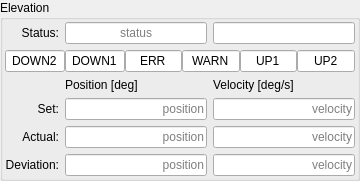
       <widget class="QGroupBox" name="groupBox_elevation">
        <property name="maximumSize">
         <size>
          <width>360</width>
          <height>16777215</height>
         </size>
        </property>
        <property name="title">
         <string>Elevation</string>
        </property>
        <layout class="QGridLayout" name="gridLayout_3">
         <property name="leftMargin">
          <number>2</number>
         </property>
         <property name="topMargin">
          <number>2</number>
         </property>
         <property name="rightMargin">
          <number>2</number>
         </property>
         <property name="bottomMargin">
          <number>2</number>
         </property>
         <item row="0" column="2">
          <widget class="QLineEdit" name="line_edit_system_16">
           <property name="minimumSize">
            <size>
             <width>55</width>
             <height>22</height>
            </size>
           </property>
           <property name="maximumSize">
            <size>
             <width>16777215</width>
             <height>16777215</height>
            </size>
           </property>
           <property name="focusPolicy">
            <enum>Qt::NoFocus</enum>
           </property>
           <property name="text">
            <string/>
           </property>
           <property name="alignment">
            <set>Qt::AlignCenter</set>
           </property>
           <property name="readOnly">
            <bool>true</bool>
           </property>
           <property name="opcua" stdset="0">
            <string>Elevation.Status.AxisMoving</string>
           </property>
           <property name="opcua_type" stdset="0">
            <string>Boolean</string>
           </property>
           <property name="led_colour" stdset="0">
            <string>green</string>
           </property>
          </widget>
         </item>
         <item row="3" column="1">
          <widget class="QLineEdit" name="opcua_Elevation_p_Set">
           <property name="minimumSize">
            <size>
             <width>0</width>
             <height>22</height>
            </size>
           </property>
           <property name="maximumSize">
            <size>
             <width>16777215</width>
             <height>16777215</height>
            </size>
           </property>
           <property name="focusPolicy">
            <enum>Qt::NoFocus</enum>
           </property>
           <property name="alignment">
            <set>Qt::AlignRight|Qt::AlignTrailing|Qt::AlignVCenter</set>
           </property>
           <property name="readOnly">
            <bool>true</bool>
           </property>
           <property name="placeholderText">
            <string>position</string>
           </property>
           <property name="opcua" stdset="0">
            <string>Elevation.Status.p_Set</string>
           </property>
          </widget>
         </item>
         <item row="0" column="0">
          <widget class="QLabel" name="label_15">
           <property name="text">
            <string>Status:</string>
           </property>
           <property name="alignment">
            <set>Qt::AlignRight|Qt::AlignTrailing|Qt::AlignVCenter</set>
           </property>
          </widget>
         </item>
         <item row="5" column="2">
          <widget class="QLineEdit" name="opcua_Elevation_v_Shape">
           <property name="minimumSize">
            <size>
             <width>0</width>
             <height>22</height>
            </size>
           </property>
           <property name="maximumSize">
            <size>
             <width>16777215</width>
             <height>16777215</height>
            </size>
           </property>
           <property name="focusPolicy">
            <enum>Qt::NoFocus</enum>
           </property>
           <property name="alignment">
            <set>Qt::AlignRight|Qt::AlignTrailing|Qt::AlignVCenter</set>
           </property>
           <property name="readOnly">
            <bool>true</bool>
           </property>
           <property name="placeholderText">
            <string>velocity</string>
           </property>
           <property name="opcua" stdset="0">
            <string>Elevation.Status.v_Shape</string>
           </property>
          </widget>
         </item>
         <item row="5" column="0">
          <widget class="QLabel" name="label_7">
           <property name="text">
            <string>Deviation:</string>
           </property>
           <property name="alignment">
            <set>Qt::AlignRight|Qt::AlignTrailing|Qt::AlignVCenter</set>
           </property>
          </widget>
         </item>
         <item row="3" column="0">
          <widget class="QLabel" name="label_5">
           <property name="text">
            <string>Set:</string>
           </property>
           <property name="alignment">
            <set>Qt::AlignRight|Qt::AlignTrailing|Qt::AlignVCenter</set>
           </property>
          </widget>
         </item>
         <item row="5" column="1">
          <widget class="QLineEdit" name="opcua_Elevation_p_Dev">
           <property name="minimumSize">
            <size>
             <width>0</width>
             <height>22</height>
            </size>
           </property>
           <property name="maximumSize">
            <size>
             <width>16777215</width>
             <height>16777215</height>
            </size>
           </property>
           <property name="focusPolicy">
            <enum>Qt::NoFocus</enum>
           </property>
           <property name="alignment">
            <set>Qt::AlignRight|Qt::AlignTrailing|Qt::AlignVCenter</set>
           </property>
           <property name="readOnly">
            <bool>true</bool>
           </property>
           <property name="placeholderText">
            <string>position</string>
           </property>
           <property name="opcua" stdset="0">
            <string>Elevation.Status.p_Dev</string>
           </property>
          </widget>
         </item>
         <item row="2" column="1">
          <widget class="QLabel" name="label_8">
           <property name="maximumSize">
            <size>
             <width>120</width>
             <height>16777215</height>
            </size>
           </property>
           <property name="text">
            <string>Position [deg]</string>
           </property>
          </widget>
         </item>
         <item row="0" column="1">
          <widget class="QLineEdit" name="opcua_Elevation_AxisState">
           <property name="minimumSize">
            <size>
             <width>120</width>
             <height>22</height>
            </size>
           </property>
           <property name="maximumSize">
            <size>
             <width>16777215</width>
             <height>16777215</height>
            </size>
           </property>
           <property name="focusPolicy">
            <enum>Qt::NoFocus</enum>
           </property>
           <property name="alignment">
            <set>Qt::AlignCenter</set>
           </property>
           <property name="readOnly">
            <bool>true</bool>
           </property>
           <property name="placeholderText">
            <string>status</string>
           </property>
           <property name="opcua" stdset="0">
            <string>Elevation.Status.AxisState</string>
           </property>
           <property name="opcua_type" stdset="0">
            <string>AxisStateType</string>
           </property>
          </widget>
         </item>
         <item row="4" column="1">
          <widget class="QLineEdit" name="opcua_Elevation_p_Act">
           <property name="minimumSize">
            <size>
             <width>0</width>
             <height>22</height>
            </size>
           </property>
           <property name="maximumSize">
            <size>
             <width>16777215</width>
             <height>16777215</height>
            </size>
           </property>
           <property name="focusPolicy">
            <enum>Qt::NoFocus</enum>
           </property>
           <property name="alignment">
            <set>Qt::AlignRight|Qt::AlignTrailing|Qt::AlignVCenter</set>
           </property>
           <property name="readOnly">
            <bool>true</bool>
           </property>
           <property name="placeholderText">
            <string>position</string>
           </property>
           <property name="opcua" stdset="0">
            <string>Elevation.Status.p_Act</string>
           </property>
          </widget>
         </item>
         <item row="4" column="0">
          <widget class="QLabel" name="label_6">
           <property name="text">
            <string>Actual:</string>
           </property>
           <property name="alignment">
            <set>Qt::AlignRight|Qt::AlignTrailing|Qt::AlignVCenter</set>
           </property>
          </widget>
         </item>
         <item row="4" column="2">
          <widget class="QLineEdit" name="opcua_Elevation_v_Act">
           <property name="minimumSize">
            <size>
             <width>0</width>
             <height>22</height>
            </size>
           </property>
           <property name="maximumSize">
            <size>
             <width>16777215</width>
             <height>16777215</height>
            </size>
           </property>
           <property name="focusPolicy">
            <enum>Qt::NoFocus</enum>
           </property>
           <property name="alignment">
            <set>Qt::AlignRight|Qt::AlignTrailing|Qt::AlignVCenter</set>
           </property>
           <property name="readOnly">
            <bool>true</bool>
           </property>
           <property name="placeholderText">
            <string>velocity</string>
           </property>
           <property name="opcua" stdset="0">
            <string>Elevation.Status.v_Act</string>
           </property>
          </widget>
         </item>
         <item row="3" column="2">
          <widget class="QLineEdit" name="opcua_Elevation_v_SetMax">
           <property name="minimumSize">
            <size>
             <width>0</width>
             <height>22</height>
            </size>
           </property>
           <property name="maximumSize">
            <size>
             <width>16777215</width>
             <height>16777215</height>
            </size>
           </property>
           <property name="focusPolicy">
            <enum>Qt::NoFocus</enum>
           </property>
           <property name="alignment">
            <set>Qt::AlignRight|Qt::AlignTrailing|Qt::AlignVCenter</set>
           </property>
           <property name="readOnly">
            <bool>true</bool>
           </property>
           <property name="placeholderText">
            <string>velocity</string>
           </property>
           <property name="opcua" stdset="0">
            <string>Elevation.Status.v_SetMax</string>
           </property>
          </widget>
         </item>
         <item row="1" column="0" colspan="3">
          <layout class="QHBoxLayout" name="horizontalLayout_10">
           <property name="spacing">
            <number>0</number>
           </property>
           <item>
            <widget class="QLineEdit" name="elevation_err_lim2ccw_2">
             <property name="minimumSize">
              <size>
               <width>60</width>
               <height>20</height>
              </size>
             </property>
             <property name="focusPolicy">
              <enum>Qt::NoFocus</enum>
             </property>
             <property name="text">
              <string>DOWN2</string>
             </property>
             <property name="alignment">
              <set>Qt::AlignCenter</set>
             </property>
             <property name="readOnly">
              <bool>true</bool>
             </property>
             <property name="opcua" stdset="0">
              <string>Elevation.ErrorStatus.errLim2CCW</string>
             </property>
             <property name="opcua_type" stdset="0">
              <string>Boolean</string>
             </property>
             <property name="led_colour" stdset="0">
              <string>red</string>
             </property>
            </widget>
           </item>
           <item>
            <widget class="QLineEdit" name="elevation_warn_lim1ccw_2">
             <property name="minimumSize">
              <size>
               <width>60</width>
               <height>20</height>
              </size>
             </property>
             <property name="focusPolicy">
              <enum>Qt::NoFocus</enum>
             </property>
             <property name="text">
              <string>DOWN1</string>
             </property>
             <property name="alignment">
              <set>Qt::AlignCenter</set>
             </property>
             <property name="readOnly">
              <bool>true</bool>
             </property>
             <property name="opcua" stdset="0">
              <string>Elevation.WarningStatus.waLim1CCW</string>
             </property>
             <property name="opcua_type" stdset="0">
              <string>Boolean</string>
             </property>
             <property name="led_colour" stdset="0">
              <string>yellow</string>
             </property>
            </widget>
           </item>
           <item>
            <widget class="QLineEdit" name="elevation_error">
             <property name="minimumSize">
              <size>
               <width>0</width>
               <height>20</height>
              </size>
             </property>
             <property name="focusPolicy">
              <enum>Qt::NoFocus</enum>
             </property>
             <property name="text">
              <string>ERR</string>
             </property>
             <property name="alignment">
              <set>Qt::AlignCenter</set>
             </property>
             <property name="readOnly">
              <bool>true</bool>
             </property>
             <property name="opcua" stdset="0">
              <string>Management.ErrorStatus.errElevation</string>
             </property>
             <property name="opcua_type" stdset="0">
              <string>Boolean</string>
             </property>
             <property name="led_colour" stdset="0">
              <string>red</string>
             </property>
            </widget>
           </item>
           <item>
            <widget class="QLineEdit" name="elevation_warn">
             <property name="minimumSize">
              <size>
               <width>50</width>
               <height>20</height>
              </size>
             </property>
             <property name="focusPolicy">
              <enum>Qt::NoFocus</enum>
             </property>
             <property name="text">
              <string>WARN</string>
             </property>
             <property name="alignment">
              <set>Qt::AlignCenter</set>
             </property>
             <property name="readOnly">
              <bool>true</bool>
             </property>
             <property name="opcua" stdset="0">
              <string>Management.WarningStatus.waElevation</string>
             </property>
             <property name="opcua_type" stdset="0">
              <string>Boolean</string>
             </property>
             <property name="led_colour" stdset="0">
              <string>orange</string>
             </property>
            </widget>
           </item>
           <item>
            <widget class="QLineEdit" name="elevation_warn_lim1cw">
             <property name="minimumSize">
              <size>
               <width>0</width>
               <height>20</height>
              </size>
             </property>
             <property name="focusPolicy">
              <enum>Qt::NoFocus</enum>
             </property>
             <property name="inputMask">
              <string>UP1</string>
             </property>
             <property name="alignment">
              <set>Qt::AlignCenter</set>
             </property>
             <property name="readOnly">
              <bool>true</bool>
             </property>
             <property name="opcua" stdset="0">
              <string>Elevation.WarningStatus.waLim1CW</string>
             </property>
             <property name="opcua_type" stdset="0">
              <string>Boolean</string>
             </property>
             <property name="led_colour" stdset="0">
              <string>yellow</string>
             </property>
            </widget>
           </item>
           <item>
            <widget class="QLineEdit" name="elevation_err_lim2cw">
             <property name="minimumSize">
              <size>
               <width>0</width>
               <height>20</height>
              </size>
             </property>
             <property name="focusPolicy">
              <enum>Qt::NoFocus</enum>
             </property>
             <property name="inputMask">
              <string>UP2</string>
             </property>
             <property name="alignment">
              <set>Qt::AlignCenter</set>
             </property>
             <property name="readOnly">
              <bool>true</bool>
             </property>
             <property name="opcua" stdset="0">
              <string>Elevation.ErrorStatus.errLim2CW</string>
             </property>
             <property name="opcua_type" stdset="0">
              <string>Boolean</string>
             </property>
             <property name="led_colour" stdset="0">
              <string>red</string>
             </property>
            </widget>
           </item>
          </layout>
         </item>
         <item row="2" column="2">
          <widget class="QLabel" name="label_9">
           <property name="maximumSize">
            <size>
             <width>120</width>
             <height>16777215</height>
            </size>
           </property>
           <property name="text">
            <string>Velocity [deg/s]</string>
           </property>
          </widget>
         </item>
        </layout>
       </widget>
